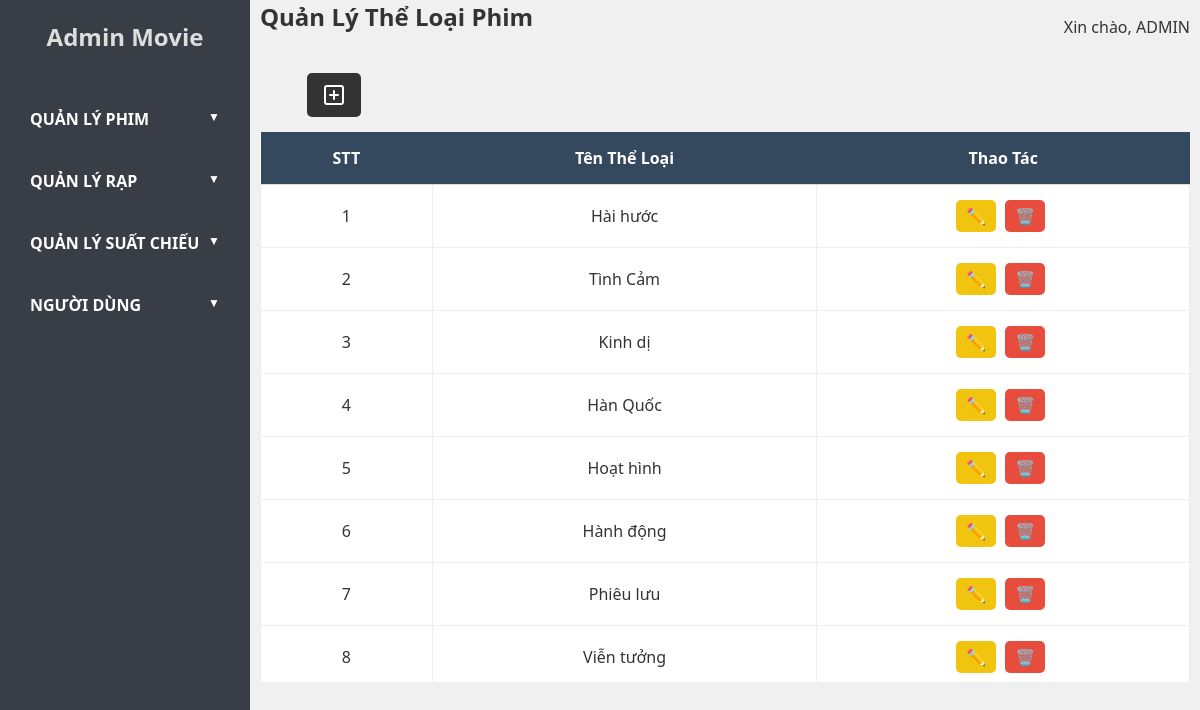
The page /admin.php?controller=genres&action=index (signed in) on the database its author committed.
### tables this page shows
CREATE TABLE `genres` (
  `id` int NOT NULL,
  `name` varchar(50) NOT NULL
);

### models/BaseModel.php (called while the page is built, shortened)
<?php
class BaseModel
{
     protected $conn;
     protected $table;
     public function __construct($db, $table)
     {
          $this->conn = $db;
          $this->table = $table;
     }
     public function getAll()
     {
          $query = "SELECT * FROM " . $this->table;
          $stmt = $this->conn->prepare($query);
          $stmt->execute();
          return $stmt->fetchAll(PDO::FETCH_ASSOC);
     }
}
?>

### views/admin/admin_genres/genres_list.php (the view)
<div class="main-content">
     <div class="header">
          <h1>Quản Lý Thể Loại Phim</h1>
          <div class="user-info">
               <span>Xin chào, ADMIN</span>
          </div>
     </div>
     <div class="nav-search">
          <div class="add">
               <a href="admin.php?controller=genres&action=edit" class="add-btn">
                    <svg xmlns="http://www.w3.org/2000/svg" width="24" height="24" viewBox="0 0 24 24" fill="none"
                         stroke="currentColor" stroke-width="2" stroke-linecap="round" stroke-linejoin="round"
                         class="lucide lucide-square-plus">
                         <rect width="18" height="18" x="3" y="3" rx="2" />
                         <path d="M8 12h8" />
                         <path d="M12 8v8" />
                    </svg>
               </a>
          </div>
     </div>
     <div class="table-container">
          <table>
               <thead>
                    <tr>
                         <th>STT</th>
                         <th>Tên Thể Loại</th>
                         <th>Thao Tác</th>
                    </tr>
               </thead>
               <tbody>
                    <?php $i = 1;
                    foreach ($genres as $genre): ?>
                         <tr>
                              <td><?= $i ?></td>
                              <td><?= htmlspecialchars($genre['name']) ?></td>
                              <td>
                                   <a href="admin.php?controller=genres&action=edit&id=<?= $genre['id'] ?>"
                                        class="edit-btn">✏️</a>
                                   <a href="#" class="delete-btn" onclick="deleteGenres(<?= $genre['id'] ?>)">🗑️</a>
                              </td>
                         </tr>
                         <?php $i++; endforeach; ?>
               </tbody>
          </table>
     </div>
</div>

### public/css/admin/style.css (style rules this page uses)
* { margin: 0; padding: 0; box-sizing: border-box; font-family: 'Segoe UI', Tahoma, Geneva, Verdana, sans-serif; }
body { display: flex; height: 100vh; background-color: #f0f0f0; }
.table-container { height: 550px; overflow-y: auto; }
.main-content { height: 100%; flex: 1; padding: 0 10px; }
.header { display: flex; justify-content: space-between; align-items: center; margin-bottom: 20px; }
.header h1 { font-size: 24px; }
.user-info { font-size: 16px; color: #333; }
.nav-search { display: flex; justify-content: space-between; align-items: center; padding: 0 5%; margin-bottom: 15px; }
.nav-search .add-btn { text-decoration: none; background-color: #333; padding: 10px 15px; color: #fff; border-radius: 5px; display: flex; justify-content: center; align-items: center; }
table { width: 100%; border-collapse: collapse; background-color: white; box-shadow: 0 2px 5px rgba(0, 0, 0, 0.1); }
table th, table td { padding: 15px; text-align: center; border-bottom: 1px solid #ddd; }
table th { background-color: #34495e; color: white; text-transform: capitalize; position: sticky; top: 0; }
table td { color: #333; border: 1px solid #eee; }
.edit-btn, .delete-btn { display: inline-block; padding: 5px 10px; text-decoration: none; border-radius: 5px; margin-right: 5px; font-size: 16px; }
.edit-btn { background-color: #f1c40f; color: black; }
.delete-btn { background-color: #e74c3c; color: white; }
h1 { text-align: center; font-size: 22px; margin-bottom: 20px; color: #333; }

### rows shown on the page
genres: name "Hài hước"
genres: name "Tình Cảm"
genres: name "Kinh dị"
genres: name "Hàn Quốc"
genres: name "Hoạt hình"
genres: name "Hành động"
genres: name "Phiêu lưu"
genres: name "Viễn tưởng"
